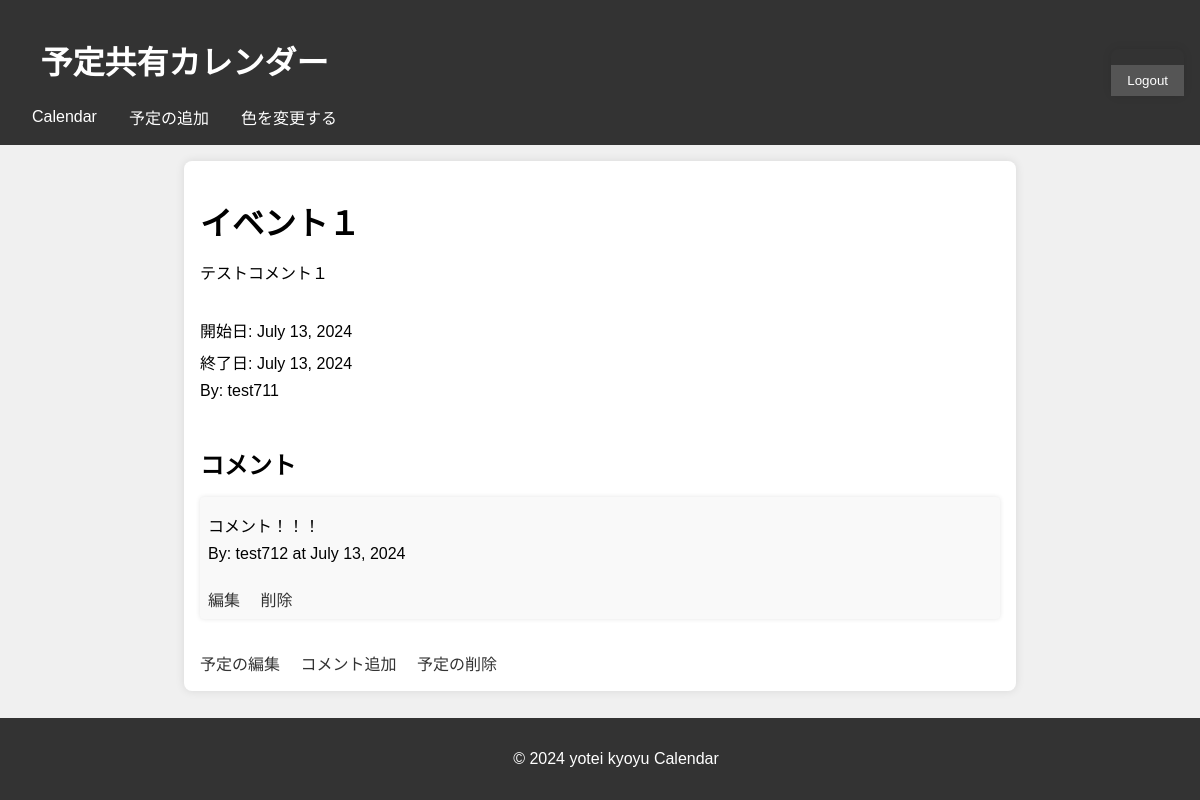
Before: /events/14/ (signed in) with the older database file.
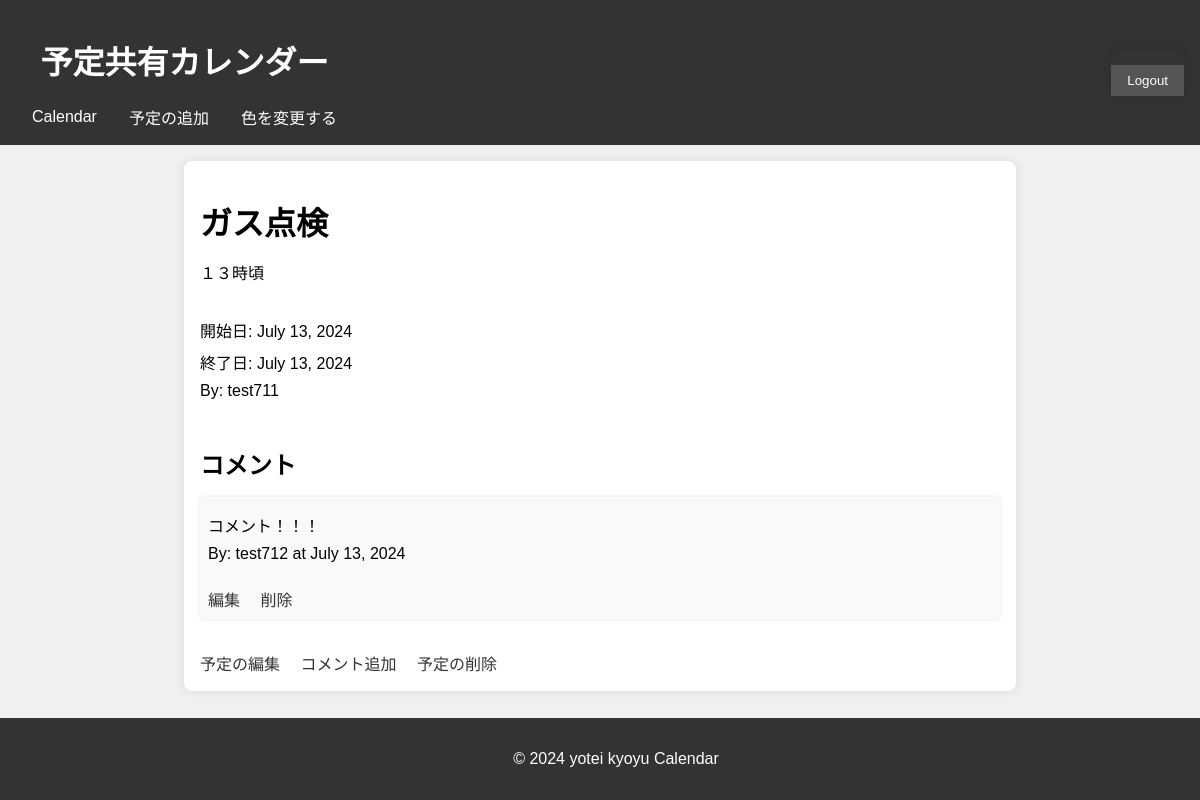
After: the same page with the newer database file.
### events/models.py (models this page shows, shortened)
class Event(models.Model):
    title = models.CharField(max_length=200)
    description = models.TextField()
    start_time = models.DateField()  # DateTimeField から DateField へ変更
    end_time = models.DateField()
    created_by = models.ForeignKey(User, on_delete=models.CASCADE)

### events/views.py (the view)
# urls.py: path('<int:event_id>/', views.event_detail, name='event_detail'),
@login_required
def event_detail(request, event_id):
    event = get_object_or_404(Event, id=event_id)
    comments = Comment.objects.filter(event=event)
    return render(request, 'events/event_detail.html', {'event': event, 'comments': comments})

### events/templates/events/event_detail.html (shortened to what this page needs)
{% extends "base.html" %}
{% block content %}
    <div class="event-detail">
        <h1>{{ event.title }}</h1>
        <p>{{ event.description }}</p>
        <br>
        <p>開始日: {{ event.start_time }}</p>
        <p>終了日: {{ event.end_time }}</p>
        <p>By: {{ event.created_by }}</p>
        <br>
        <h2>コメント</h2>
        <ul>
            {% for comment in comments %}
            <li>
                <p>{{ comment.comment_text }}</p>
                <p>By: {{ comment.created_by.username }} at {{ comment.created_at }}</p>
                <a href="{% url 'edit_comment' comment.id %}">編集</a>
                <a href="{% url 'delete_comment' comment.id %}">削除</a>
            </li>
            {% endfor %}
        </ul>
        <a href="{% url 'edit_event' event.id %}">予定の編集</a>
        <a href="{% url 'add_comment' event.id %}">コメント追加</a>
        <a href="{% url 'delete_event' event.id %}">予定の削除</a>
    </div>
{% endblock %}

Changed rows visible on the page:
changed Event "test711": title "イベント１" → "ガス点検"; description "テストコメント１" → "１３時頃"
